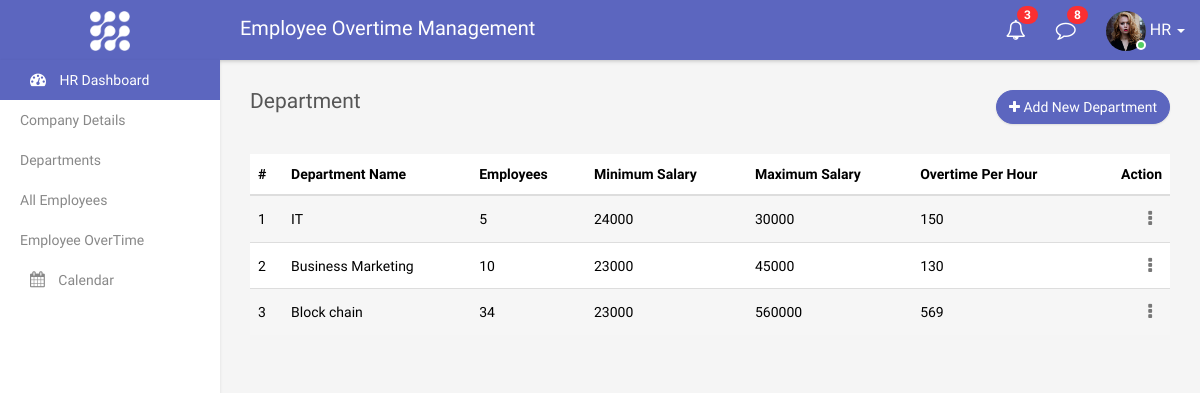
/company (signed in), run on the app's committed database.
### overtime/models.py (models this page shows, shortened)
class Departments(models.Model):
    company = models.CharField(max_length=255)
    department_name = models.CharField(max_length=255)
    number_of_employees = models.IntegerField()
    minimum_salary = models.DecimalField(max_digits=10, decimal_places=0)
    maximum_salary = models.DecimalField(max_digits=10, decimal_places=0)
    overtime_pay_perhour = models.DecimalField(max_digits=10, decimal_places=0)
    created_at = models.DateTimeField(auto_now_add=True)
    updated_at = models.DateTimeField(auto_now_add=True)
    class Meta:
        verbose_name = "Department"
        verbose_name_plural = "Departments"

### overtime/views.py (the view, shortened to what this page needs)
# urls.py: path("company", addDepartmentView, name="company"),
@login_required(login_url='login')
def addDepartmentView(request):
    context = {}
    context['company'] = Company.objects.all()
    departments = Departments.objects.all()
    context['departments'] = departments
    return render(request, 'departments.html', context)

### templates/departments.html (shortened to what this page needs)
{% extends "base.html" %}
{% block content %}
{% load static %}
        <div class="page-wrapper">
            <div class="content container-fluid">
                <div class="row">
                    <div class="col-xs-5">
                        <h4 class="page-title">Department</h4>
                    </div>
                    <div class="col-xs-7 text-right m-b-30">
                        <a href="#" class="btn btn-primary rounded" data-toggle="modal" data-target="#add_department"><i class="fa fa-plus"></i> Add New Department</a>
                    </div>
                </div>
                <div class="row">
                    <div class="col-md-12">
                        <div>
                            <table class="table table-striped custom-table m-b-0 datatable">
                                <thead>
                                    <tr>
                                        <th>#</th>
                                        <th>Department Name</th>
                                        <th>Employees</th>
                                        <th>Minimum Salary</th>
                                        <th>Maximum Salary</th>
                                        <th>Overtime Per Hour</th>
                                        <th class="text-right">Action</th>
                                    </tr>
                                </thead>
                                <tbody>
                                    {%  for depart in departments %}
                                    <tr>
                                        <td>{{forloop.counter}}</td>
                                        <td>{{depart.department_name}}</td>
                                        <td>{{depart.number_of_employees}}</td>
                                        <td>{{depart.minimum_salary}}</td>
                                        <td>{{depart.maximum_salary}}</td>
                                        <td>{{depart.overtime_pay_perhour}}</td>
                                        <td class="text-right">
                                            <div class="dropdown">
                                                <a href="#" class="action-icon dropdown-toggle" data-toggle="dropdown" aria-expanded="false"><i class="fa fa-ellipsis-v"></i></a>
                                            </div>
                                        </td>
                                    </tr>
                                    {% endfor %}
                                </tbody>
                            </table>
                        </div>
                    </div>
                </div>
            </div>
    </div>
  {% endblock %}

### data on the page
Departments: department_name "IT", number_of_employees "5", minimum_salary "24000", maximum_salary "30000", overtime_pay_perhour "150"
Departments: department_name "Business Marketing", number_of_employees "10", minimum_salary "23000", maximum_salary "45000", overtime_pay_perhour "130"
Departments: department_name "Block chain", number_of_employees "34", minimum_salary "23000", maximum_salary "560000", overtime_pay_perhour "569"
